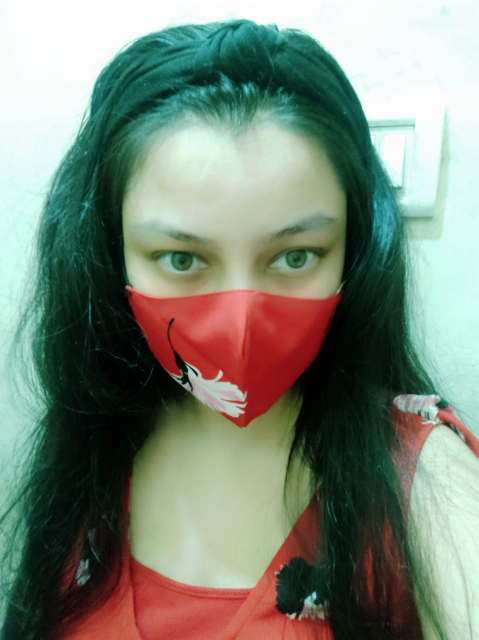
#> input picture test/SoniaLaskar_Mask_test.jpg, 958 x 1280 px (shown at 1/2 size)
$ jupyter execute --allow-errors 'Masked_Face_Recognition .ipynb'   (shell and % lines are left out)
#> lines starting #> are read from the running program, lines starting #| are printed output that depends on the picture
[cell 1]
cities = ['Shah Rukh Khan','Sonia Laskar','Preity Zinta','Bobby Deol','Priyanka Chopra','Angelina Jolie','Anne Hathaway','Nicolas Cage','Amitabh Bacchan','Brad Pitt','Abhishek Bacchan','Ananya Pandey','Saif Ali Khan','Kareena Kapoor','Malaika Arora']

[cell 2]
import pandas as pd
import numpy as np
#importing required libraries
from skimage.io import imread, imshow
from skimage.transform import resize
from skimage.feature import hog
from skimage import exposure
import matplotlib.pyplot as plt
import pickle
import bz2
import _pickle as cPickle
import cv2
import matplotlib.pyplot as plt

import math

import pandas as pd
import numpy as np
import cv2
import matplotlib.pyplot as plt
import hashlib
import glob
import os
from scipy import fft
from mtcnn.mtcnn import MTCNN

import matplotlib.pyplot as plt
import matplotlib.image as img

[cell 3]
IPath = 'test/SoniaLaskar_Mask_test.jpg'

[cell 4]
# reading the image
testImage = img.imread(IPath)
#> testImage is the input picture: shape (1280, 958, 3); mean R, G, B 123.4, 134.2, 119.9

# displaying the image
plt.imshow(testImage)


MEAN_IMG = []
FSHIFT_IMG = []
HIST_IMG = []
DCT_IMG = []

x2,y2,w2,h2 = 0,0,0,0

GR_dict={0:(0,0,255),1:(0,255,0)}
rect_size = 4
face_cascade = cv2.CascadeClassifier(cv2.data.haarcascades + 'haarcascade_frontalface_default.xml')

originalImage = cv2.imread(IPath)#(fls)
#plt.imshow(originalImage, cmap = 'gray')

grayImage = cv2.cvtColor(originalImage, cv2.COLOR_BGR2GRAY)
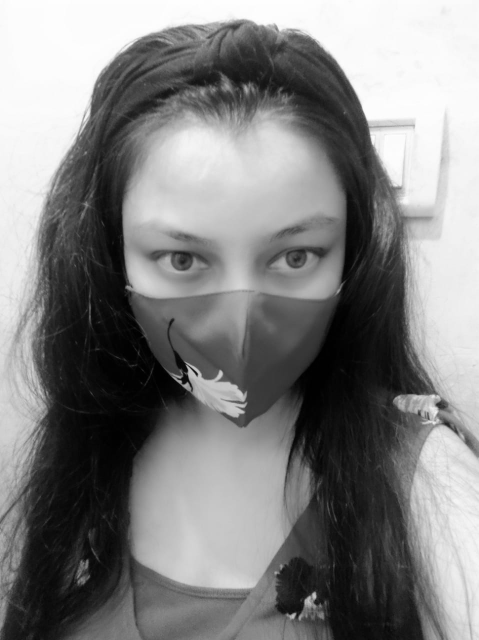
#> grayImage: shape (1280, 958) (shown at 1/2 size); min 0, max 255, mean 129.4


H2 = grayImage.copy()
#> (the rest of this cell did not finish here and is left out)
